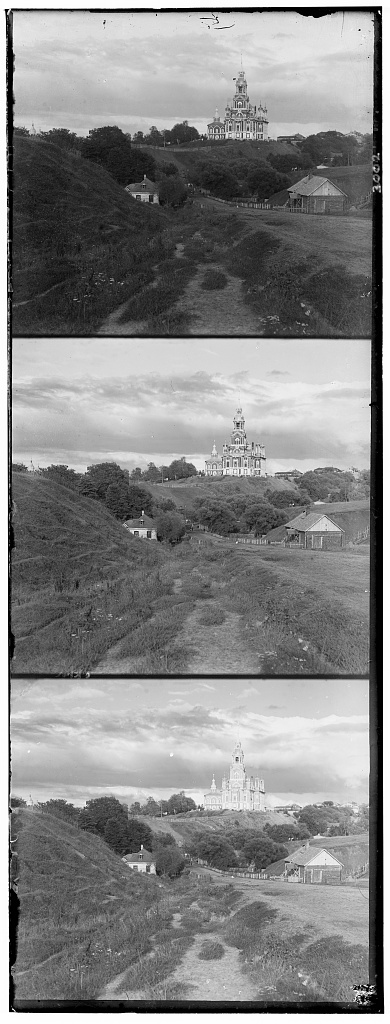
#> input picture CS194-26/Colorizing-the-Prokudin-Gorskii-photo-collection/img/cathedral.jpg, 390 x 1024 px; its folder holds only this picture in this run
$ python main.py
#> lines starting #> are read from the running program, lines starting #| are printed output that depends on the picture
import os
import numpy as np
import skimage as sk
import skimage.io as skio
from skimage.filters import sobel
from skimage.transform import rescale


def ncc(img1, img2):
    n1 = np.ndarray.flatten(img1) / np.linalg.norm(img1)
    n2 = np.ndarray.flatten(img2) / np.linalg.norm(img2)
    return np.dot(n1, n2)


def find_displacement(pyramid_1, pyramid_2):
    best_dx, best_dy = 0, 0
    min_dist = float("-inf")

    for dx in range(-15, 16):
        for dy in range(-15, 16):
            trans = np.roll(pyramid_1[-1], (dx, dy), (1, 0))
            dist = ncc(trans, pyramid_2[-1])
            if dist > min_dist:
                min_dist = dist
                best_dx, best_dy = dx, dy

    for i in range(len(pyramid_1) - 2, -1, -1):
        best_dx *= 2
        best_dy *= 2
        offset_x, offset_y = 0, 0
        min_dist = float("-inf")
        for dx in range(-1, 2):
            for dy in range(-1, 2):
                trans = np.roll(pyramid_1[i], (best_dx + dx, best_dy + dy), (1, 0))
                dist = ncc(trans, pyramid_2[i])
                if dist > min_dist:
                    min_dist = dist
                    offset_x, offset_y = dx, dy
        best_dx += offset_x
        best_dy += offset_y

    return best_dx, best_dy


def align(img_r, img_g, img_b):
    # edge detection
    edge_r = sobel(img_r)
    edge_g = sobel(img_g)
    edge_b = sobel(img_b)

    # make pyramid
    pyramid_r = [edge_r]
    pyramid_g = [edge_g]
    pyramid_b = [edge_b]

    while pyramid_r[-1].shape[0] > 400 or pyramid_r[-1].shape[1] > 400:
        pyramid_r.append(rescale(pyramid_r[-1], 0.5))
        pyramid_g.append(rescale(pyramid_g[-1], 0.5))
        pyramid_b.append(rescale(pyramid_b[-1], 0.5))

    # crop images
    for i in range(len(pyramid_r)):
        pyramid_r[i] = pyramid_r[i][int(0.1 * pyramid_r[i].shape[0]) : int(-0.1 * pyramid_r[i].shape[0]), int(0.1 * pyramid_r[i].shape[1]) : int(-0.1 * pyramid_r[i].shape[1])]
        pyramid_g[i] = pyramid_g[i][int(0.1 * pyramid_g[i].shape[0]) : int(-0.1 * pyramid_g[i].shape[0]), int(0.1 * pyramid_g[i].shape[1]) : int(-0.1 * pyramid_g[i].shape[1])]
        pyramid_b[i] = pyramid_b[i][int(0.1 * pyramid_b[i].shape[0]) : int(-0.1 * pyramid_b[i].shape[0]), int(0.1 * pyramid_b[i].shape[1]) : int(-0.1 * pyramid_b[i].shape[1])]

    # align r and b
    best_dxr, best_dyr = find_displacement(pyramid_r, pyramid_b)

    # align g and b
    best_dxg, best_dyg = find_displacement(pyramid_g, pyramid_b)

    return np.roll(img_r, (best_dxr, best_dyr), (1, 0)), np.roll(img_g, (best_dxg, best_dyg), (1, 0)), best_dxr, best_dyr, best_dxg, best_dyg


input_folder = "img"

for name in os.listdir(input_folder):
    img = skio.imread(os.path.join(input_folder, name))
#> img is the input picture: shape (1024, 390); min 0, max 255, mean 133.7
    img = sk.img_as_float(img)

    # compute the height
    height = np.floor(img.shape[0] / 3.0).astype(int)
#> height = 341

    # seperate color channels
    b = img[:height]
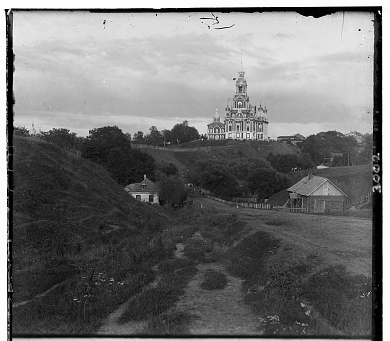
#> b: shape (341, 390) float64; min 0, max 1, mean 0.447
    g = img[height : 2 * height]
    r = img[2 * height : 3 * height]
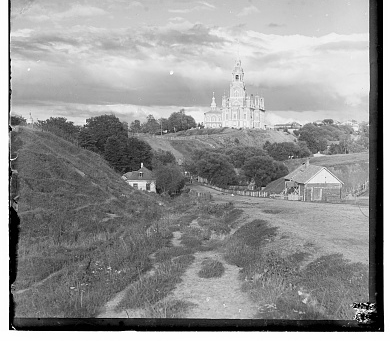
#> r: shape (341, 390) float64; min 0, max 1, mean 0.584

    # align
    ar, ag, r_dx, r_dy, g_dx, g_dy = align(r, g, b)
#> in align, `edge_b = sobel(img_b)`:
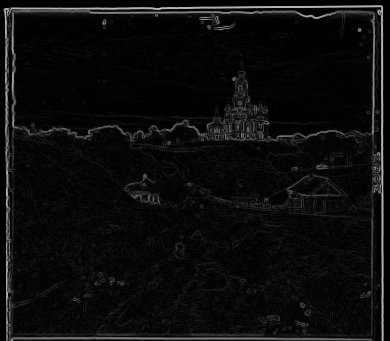
#> edge_b: shape (341, 390) float64; min 0, max 0.77, mean 0.0494
#> after the loop in align, `while pyramid_r[-1].shape[0] > 400 or pyramid_r[-1].shape[1] > 400:`: pyramid_b = 1 item
#> the loop in align, `for i in range(len(pyramid_r)):` made 1 pass
#> after the loop in find_displacement, `for dx in range(-15, 16):`:
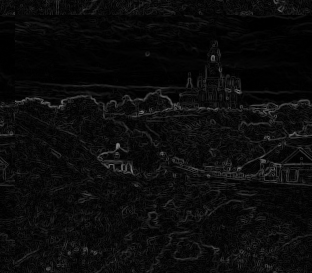
#> trans: shape (273, 312) float64; min 0, max 0.516, mean 0.0466
#> after the loop in find_displacement, `for dx in range(-15, 16):`: best_dx = 3; best_dy = 12; min_dist = 0.786
#> after the loop in find_displacement, `for i in range(len(pyramid_1) - 2, -1, -1):`: best_dx = 3; best_dy = 12
#> in align, `best_dxr, best_dyr = find_displacement(pyramid_r, pyramid_b)`: best_dxr = 3; best_dyr = 12
#> after the loop in find_displacement (call 2), `for dx in range(-15, 16):`:
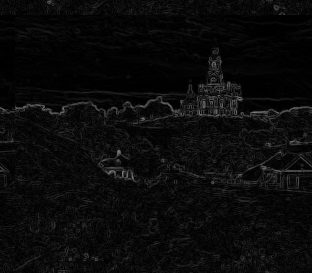
#> trans: shape (273, 312) float64; min 0, max 0.511, mean 0.0443
#> after the loop in find_displacement (call 2), `for dx in range(-15, 16):`: best_dx = 2; best_dy = 5; min_dist = 0.862
#> after the loop in find_displacement (call 2), `for i in range(len(pyramid_1) - 2, -1, -1):`: best_dx = 2; best_dy = 5
#> in align, `best_dxg, best_dyg = find_displacement(pyramid_g, pyramid_b)`: best_dxg = 2; best_dyg = 5
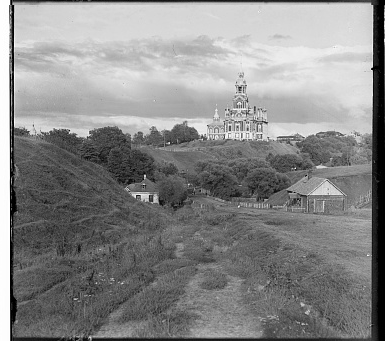
#> ag: shape (341, 390) float64; min 0, max 1, mean 0.54
#> r_dx = 3; r_dy = 12; g_dx = 2; g_dy = 5
    print(f"{name}\nR: ({r_dy}, {r_dx})\nG: ({g_dy}, {g_dx})")
#| cathedral.jpg
#| R: (12, 3)
#| G: (5, 2)

    # stack color channels
    output = np.dstack([ar, ag, b])
    output = output[max(0, max(r_dy, g_dy)) : output.shape[0] - min(0, min(r_dy, g_dy)), max(0, max(r_dx, g_dx)) : output.shape[1] - min(0, min(r_dx, g_dx))]
#> output: shape (329, 387, 3) float64

    output_file = "res/" + name
    skio.imsave(output_file, sk.img_as_ubyte(output))
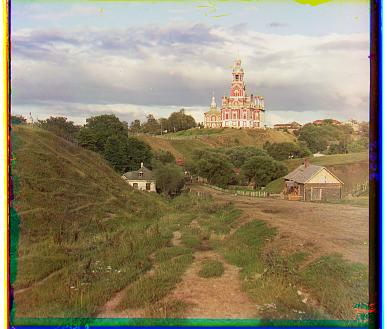
#> saved as cathedral.jpg: shape (329, 387, 3); mean R, G, B 146.1, 135.6, 110.7

    skio.imshow(output)
    skio.show()
    print()

$ run again, on CS194-26/Colorizing-the-Prokudin-Gorskii-photo-collection/img/monastery.jpg
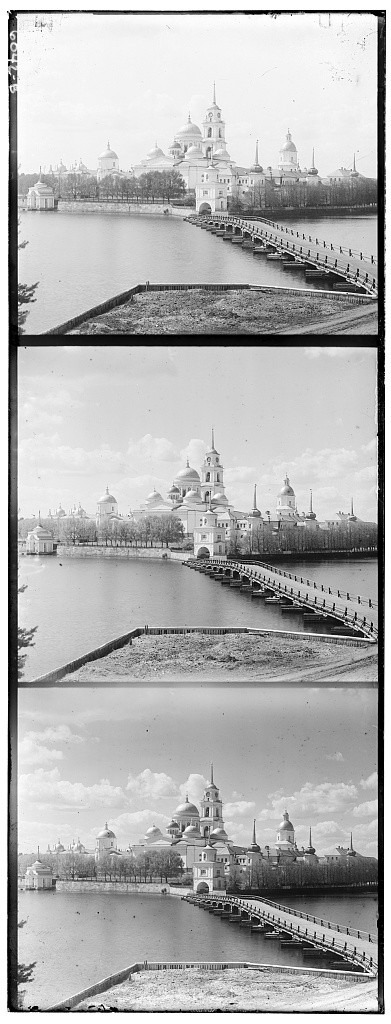
#> input picture CS194-26/Colorizing-the-Prokudin-Gorskii-photo-collection/img/monastery.jpg, 391 x 1024 px
#> img is the input picture: shape (1024, 391); min 0, max 255, mean 177.7
#> after the loop in align, `while pyramid_r[-1].shape[0] > 400 or pyramid_r[-1].shape[1] > 400:`: pyramid_b = 1 item
#> the loop in align, `for i in range(len(pyramid_r)):` made 1 pass
#> after the loop in find_displacement, `for dx in range(-15, 16):`: best_dx = 2; best_dy = 3; min_dist = 0.858
#> after the loop in find_displacement, `for i in range(len(pyramid_1) - 2, -1, -1):`: best_dx = 2; best_dy = 3
#> best_dxr = 2; best_dyr = 3
#> after the loop in find_displacement (call 2), `for dx in range(-15, 16):`:
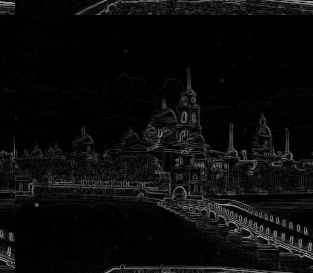
#> trans: shape (273, 313) float64; min 0, max 0.69, mean 0.0472
#> after the loop in find_displacement (call 2), `for dx in range(-15, 16):`: best_dx = 2; best_dy = -3; min_dist = 0.914
#> after the loop in find_displacement (call 2), `for i in range(len(pyramid_1) - 2, -1, -1):`: best_dx = 2; best_dy = -3
#> best_dxg = 2; best_dyg = -3
#> r_dx = 2; r_dy = 3; g_dx = 2; g_dy = -3
#| monastery.jpg
#| R: (3, 2)
#| G: (-3, 2)
#> `skio.imsave(output_file, sk.img_as_ubyte(output))`:
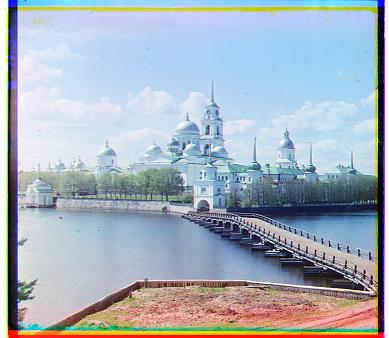
#> saved as monastery.jpg: shape (338, 389, 3); mean R, G, B 165.8, 176.9, 188.2

$ run again, on CS194-26/Colorizing-the-Prokudin-Gorskii-photo-collection/img/tobolsk.jpg
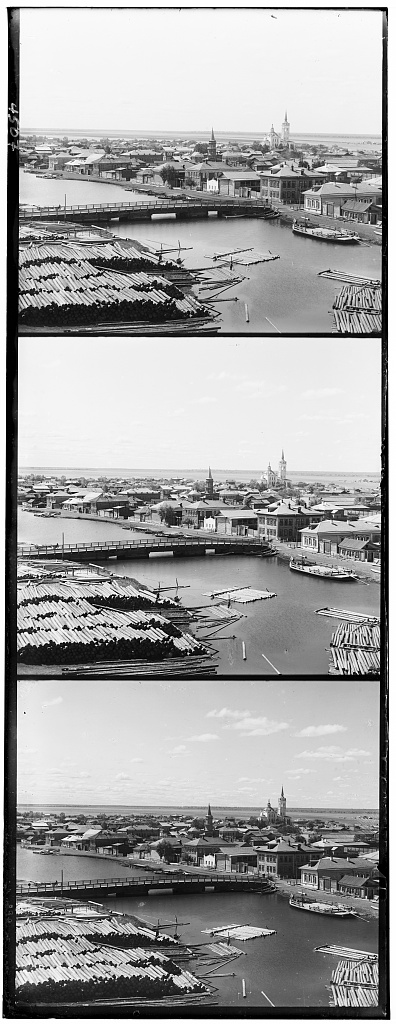
#> input picture CS194-26/Colorizing-the-Prokudin-Gorskii-photo-collection/img/tobolsk.jpg, 396 x 1024 px
#> img is the input picture: shape (1024, 396); min 0, max 255, mean 161
#> after the loop in align, `while pyramid_r[-1].shape[0] > 400 or pyramid_r[-1].shape[1] > 400:`: pyramid_b = 1 item
#> the loop in align, `for i in range(len(pyramid_r)):` made 1 pass
#> after the loop in find_displacement, `for dx in range(-15, 16):`: best_dx = 3; best_dy = 6; min_dist = 0.834
#> after the loop in find_displacement, `for i in range(len(pyramid_1) - 2, -1, -1):`: best_dx = 3; best_dy = 6
#> best_dxr = 3; best_dyr = 6
#> after the loop in find_displacement (call 2), `for dx in range(-15, 16):`:
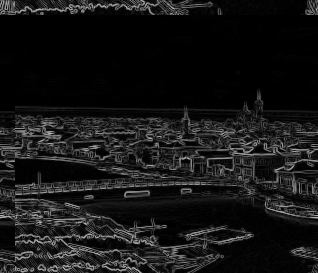
#> trans: shape (273, 318) float64; min 0, max 0.737, mean 0.0888
#> after the loop in find_displacement (call 2), `for dx in range(-15, 16):`: best_dx = 3; min_dist = 0.892
#> after the loop in find_displacement (call 2), `for i in range(len(pyramid_1) - 2, -1, -1):`: best_dx = 3
#> r_dy = 6; g_dx = 3
#| tobolsk.jpg
#| R: (6, 3)
#| G: (3, 3)
#> `skio.imsave(output_file, sk.img_as_ubyte(output))`:
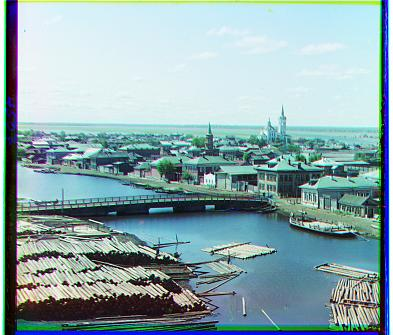
#> saved as tobolsk.jpg: shape (335, 393, 3); mean R, G, B 139.8, 167.6, 171.8
